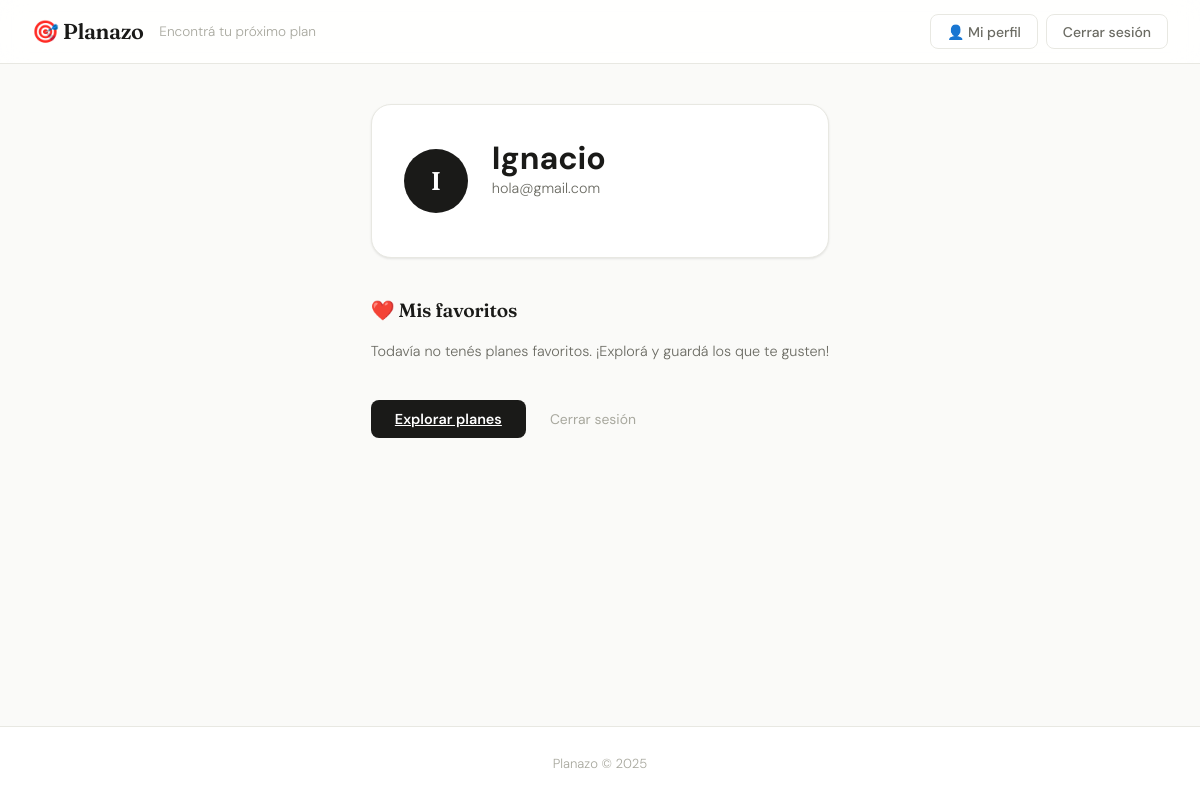
Screenshot of /perfil (signed in) with the database file from the repository.
### app/models.py (models this page shows)
class Usuario(Base):
    __tablename__ = "usuarios"
    id = Column(Integer, primary_key=True, index=True)
    nombre = Column(String, nullable=False)
    email = Column(String, unique=True, index=True, nullable=False)
    hashed_password = Column(String, nullable=False)
    descartes = relationship("Descarte", back_populates="usuario")
    favoritos = relationship("Favorito", back_populates="usuario")

### app/main.py (the view)
@app.get("/perfil", response_class=HTMLResponse)
def perfil(request: Request, db: Session = Depends(get_db)):
    usuario = get_usuario_sesion(request, db)
    if not usuario:
        return RedirectResponse(url="/login", status_code=303)
    favoritos_ids = db.query(models.Favorito.plan_id).filter(
        models.Favorito.usuario_id == usuario.id
    ).all()
    favoritos = [db.query(models.Plan).filter(models.Plan.id == f[0]).first() for f in favoritos_ids]
    return templates.TemplateResponse(
        request=request, name="perfil.html",
        context={"usuario": usuario, "favoritos": [f for f in favoritos if f]}
    )

### app/templates/perfil.html
{% extends "base.html" %}
{% block content %}
<div class="perfil-wrapper">
    <div class="perfil-header">
        <div class="perfil-avatar">{{ usuario.nombre[0] | upper }}</div>
        <div>
            <h1>{{ usuario.nombre }}</h1>
            <p class="login-sub">{{ usuario.email }}</p>
        </div>
    </div>
    <div class="perfil-seccion">
        <h2>❤️ Mis favoritos</h2>
        {% if favoritos %}
            <div class="grid-planes">
                {% for plan in favoritos %}
                <div class="card-plan">
                    <div class="card-header">
                        <span class="badge {% if plan.es_exterior %}badge-exterior{% else %}badge-interior{% endif %}">
                            {% if plan.es_exterior %}🌿 Aire libre{% else %}🏠 Cerrado{% endif %}
                        </span>
                        {% if plan.acepta_mascotas %}
                        <span class="badge badge-mascota">🐾 Mascotas OK</span>
                        {% endif %}
                    </div>
                    <h2 class="card-titulo">{{ plan.nombre }}</h2>
                    <p class="card-desc">{{ plan.descripcion }}</p>
                    <div class="card-info">
                        {% if plan.direccion %}
                        <span>📍 {{ plan.direccion }}</span>
                        {% endif %}
                        {% if plan.presupuesto_max %}
                        <span>💰 Hasta ${{ plan.presupuesto_max | int }}</span>
                        {% endif %}
                    </div>
                    <form method="post" action="/favoritos/quitar/{{ plan.id }}">
                        <button type="submit" class="btn-descartar">✕ Quitar de favoritos</button>
                    </form>
                </div>
                {% endfor %}
            </div>
        {% else %}
            <p class="sin-fav">Todavía no tenés planes favoritos. ¡Explorá y guardá los que te gusten!</p>
        {% endif %}
    </div>
    <div class="perfil-acciones">
        <a href="/" class="btn-buscar">Explorar planes</a>
        <a href="/logout" class="btn-limpiar">Cerrar sesión</a>
    </div>
</div>
{% endblock %}

### app/static/style.css (style rules this page uses)
:root { --bg: #fafaf8; --surface: #ffffff; --surface-2: #f4f4f0; --border: #e8e8e2; --border-2: #d8d8d0; --text: #1a1a18; --text-2: #6b6b63; --text-3: #a8a89e; --accent: #2d2d2a; --accent-2: #5c5c56; --green: #3d7a4a; --green-bg: #eef5f0; --amber: #8a5e00; --amber-bg: #fdf6e3; --red: #c0392b; --red-bg: #fdf0ee; --purple: #5046e5; --purple-light: #eeecfd; --shadow-sm: 0 1px 3px rgba(0,0,0,0.06), 0 1px 2px rgba(0,0,0,0.04); --shadow-md: 0 4px 12px rgba(0,0,0,0.08), 0 2px 4px rgba(0,0,0,0.04); --shadow-lg: 0 12px 32px rgba(0,0,0,0.10), 0 4px 8px rgba(0,0,0,0.04); --radius: 14px; --radius-sm: 8px; --radius-lg: 20px; }
*, *::before, *::after { box-sizing: border-box; margin: 0; padding: 0; }
body { font-family: 'DM Sans', sans-serif; background: var(--bg); color: var(--text); min-height: 100vh; display: flex; flex-direction: column; -webkit-font-smoothing: antialiased; }
.btn-buscar { background: var(--text); color: #fff; border: none; padding: 0.62rem 1.5rem; border-radius: var(--radius-sm); font-size: 0.9rem; font-weight: 600; font-family: 'DM Sans', sans-serif; cursor: pointer; transition: background 0.15s, transform 0.1s; white-space: nowrap; }
.btn-limpiar { color: var(--text-3); font-size: 0.87rem; text-decoration: none; padding: 0.62rem 0.5rem; transition: color 0.15s; white-space: nowrap; }
.login-sub { color: var(--text-2); font-size: 0.9rem; margin-bottom: 1.75rem; font-weight: 300; }
.perfil-wrapper { max-width: 960px; margin: 0 auto; }
.perfil-header { display: flex; align-items: center; gap: 1.5rem; margin-bottom: 2.5rem; background: var(--surface); border: 1px solid var(--border); border-radius: var(--radius-lg); padding: 2rem; box-shadow: var(--shadow-sm); }
.perfil-avatar { width: 64px; height: 64px; background: var(--text); color: #fff; border-radius: 50%; display: flex; align-items: center; justify-content: center; font-family: 'Fraunces', serif; font-size: 1.6rem; font-weight: 600; flex-shrink: 0; }
.perfil-seccion { margin-bottom: 2.5rem; }
.perfil-seccion h2 { font-family: 'Fraunces', serif; font-size: 1.2rem; font-weight: 600; margin-bottom: 1.25rem; letter-spacing: -0.01em; }
.sin-fav { color: var(--text-2); font-size: 0.9rem; font-weight: 300; }
.perfil-acciones { display: flex; gap: 1rem; align-items: center; margin-top: 1rem; }

### rows the page displays
Usuario: nombre "I", nombre "Ignacio", email "hola@gmail.com"
